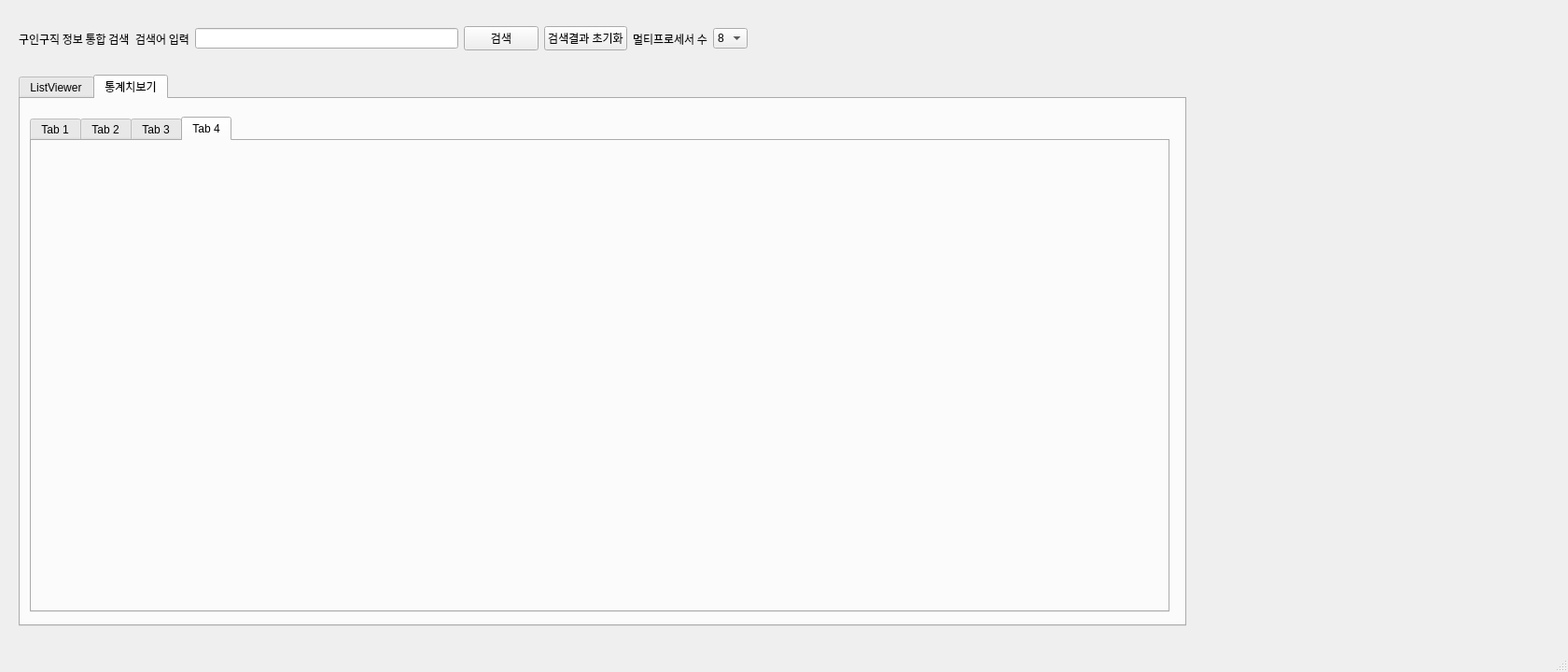
<?xml version="1.0" encoding="UTF-8"?>
<ui version="4.0">
 <class>MainWindow</class>
 <widget class="QMainWindow" name="MainWindow">
  <property name="geometry">
   <rect>
    <x>0</x>
    <y>0</y>
    <width>1680</width>
    <height>720</height>
   </rect>
  </property>
  <property name="windowTitle">
   <string>JobScraperGUI</string>
  </property>
  <widget class="QWidget" name="centralwidget">
   <widget class="QTabWidget" name="tabWidget">
    <property name="geometry">
     <rect>
      <x>20</x>
      <y>80</y>
      <width>1251</width>
      <height>591</height>
     </rect>
    </property>
    <property name="currentIndex">
     <number>1</number>
    </property>
    <widget class="QWidget" name="ListViewer">
     <attribute name="title">
      <string>ListViewer</string>
     </attribute>
     <widget class="QTableView" name="ShowingCSV">
      <property name="geometry">
       <rect>
        <x>0</x>
        <y>0</y>
        <width>1241</width>
        <height>551</height>
       </rect>
      </property>
     </widget>
    </widget>
    <widget class="QWidget" name="Statics">
     <attribute name="title">
      <string>통계치보기</string>
     </attribute>
     <widget class="QWidget" name="verticalLayoutWidget">
      <property name="geometry">
       <rect>
        <x>10</x>
        <y>19</y>
        <width>1221</width>
        <height>531</height>
       </rect>
      </property>
      <layout class="QVBoxLayout" name="verticalLayout">
       <item>
        <widget class="QTabWidget" name="Tab4">
         <property name="currentIndex">
          <number>3</number>
         </property>
         <widget class="QWidget" name="tab_1">
          <attribute name="title">
           <string>Tab 1</string>
          </attribute>
          <widget class="QWidget" name="verticalLayoutWidget_2">
           <property name="geometry">
            <rect>
             <x>0</x>
             <y>0</y>
             <width>1211</width>
             <height>501</height>
            </rect>
           </property>
           <layout class="QVBoxLayout" name="verticalLayout_2">
            <item>
             <layout class="QVBoxLayout" name="graph_vertical"/>
            </item>
            <item>
             <widget class="QLabel" name="tab1_label1">
              <property name="text">
               <string/>
              </property>
             </widget>
            </item>
           </layout>
          </widget>
         </widget>
         <widget class="QWidget" name="tab_2">
          <attribute name="title">
           <string>Tab 2</string>
          </attribute>
          <widget class="QWidget" name="verticalLayoutWidget_4">
           <property name="geometry">
            <rect>
             <x>9</x>
             <y>9</y>
             <width>1191</width>
             <height>481</height>
            </rect>
           </property>
           <layout class="QVBoxLayout" name="verticalLayout_4">
            <item>
             <layout class="QVBoxLayout" name="verticalLayout_7">
              <item>
               <layout class="QVBoxLayout" name="verticalLayout_8">
                <item>
                 <layout class="QVBoxLayout" name="graph_vertical_tap2"/>
                </item>
                <item>
                 <widget class="QLabel" name="tab2_label1">
                  <property name="minimumSize">
                   <size>
                    <width>1185</width>
                    <height>0</height>
                   </size>
                  </property>
                  <property name="text">
                   <string/>
                  </property>
                 </widget>
                </item>
               </layout>
              </item>
             </layout>
            </item>
           </layout>
          </widget>
         </widget>
         <widget class="QWidget" name="tab_3">
          <attribute name="title">
           <string>Tab 3</string>
          </attribute>
          <widget class="QWidget" name="verticalLayoutWidget_5">
           <property name="geometry">
            <rect>
             <x>10</x>
             <y>10</y>
             <width>1181</width>
             <height>471</height>
            </rect>
           </property>
           <layout class="QVBoxLayout" name="verticalLayout_5">
            <item>
             <layout class="QVBoxLayout" name="graph_vertical_tap3"/>
            </item>
            <item>
             <widget class="QLabel" name="tab3_label1">
              <property name="text">
               <string/>
              </property>
             </widget>
            </item>
           </layout>
          </widget>
         </widget>
         <widget class="QWidget" name="tab_4">
          <attribute name="title">
           <string>Tab 4</string>
          </attribute>
          <widget class="QWidget" name="verticalLayoutWidget_6">
           <property name="geometry">
            <rect>
             <x>10</x>
             <y>10</y>
             <width>1181</width>
             <height>471</height>
            </rect>
           </property>
           <layout class="QVBoxLayout" name="verticalLayout_6">
            <item>
             <layout class="QVBoxLayout" name="verticalLayout_10">
              <item>
               <layout class="QVBoxLayout" name="graph_vertical_tap4"/>
              </item>
              <item>
               <widget class="QLabel" name="tab4_label1">
                <property name="minimumSize">
                 <size>
                  <width>1177</width>
                  <height>0</height>
                 </size>
                </property>
                <property name="maximumSize">
                 <size>
                  <width>1177</width>
                  <height>16777215</height>
                 </size>
                </property>
                <property name="text">
                 <string/>
                </property>
               </widget>
              </item>
             </layout>
            </item>
           </layout>
          </widget>
         </widget>
        </widget>
       </item>
      </layout>
     </widget>
    </widget>
   </widget>
   <widget class="QWidget" name="horizontalLayoutWidget">
    <property name="geometry">
     <rect>
      <x>20</x>
      <y>0</y>
      <width>781</width>
      <height>83</height>
     </rect>
    </property>
    <layout class="QHBoxLayout" name="horizontalLayout">
     <item>
      <widget class="QLabel" name="label">
       <property name="font">
        <font>
         <family>Nanum Gothic</family>
        </font>
       </property>
       <property name="text">
        <string>구인구직 정보 통합 검색</string>
       </property>
      </widget>
     </item>
     <item>
      <widget class="QLabel" name="label_2">
       <property name="font">
        <font>
         <family>Nanum Gothic</family>
        </font>
       </property>
       <property name="text">
        <string>검색어 입력</string>
       </property>
      </widget>
     </item>
     <item>
      <widget class="QLineEdit" name="search_keyword_lineEdit"/>
     </item>
     <item>
      <widget class="QPushButton" name="search_button">
       <property name="text">
        <string>검색</string>
       </property>
      </widget>
     </item>
     <item>
      <widget class="QPushButton" name="pushButton">
       <property name="text">
        <string>검색결과 초기화</string>
       </property>
      </widget>
     </item>
     <item>
      <widget class="QLabel" name="label_3">
       <property name="font">
        <font>
         <family>Nanum Gothic</family>
        </font>
       </property>
       <property name="text">
        <string>멀티프로세서 수</string>
       </property>
      </widget>
     </item>
     <item>
      <widget class="QComboBox" name="multiProcess">
       <item>
        <property name="text">
         <string>8</string>
        </property>
       </item>
       <item>
        <property name="text">
         <string>1</string>
        </property>
       </item>
       <item>
        <property name="text">
         <string>2</string>
        </property>
       </item>
       <item>
        <property name="text">
         <string>3</string>
        </property>
       </item>
       <item>
        <property name="text">
         <string>4</string>
        </property>
       </item>
       <item>
        <property name="text">
         <string>5</string>
        </property>
       </item>
       <item>
        <property name="text">
         <string>6</string>
        </property>
       </item>
       <item>
        <property name="text">
         <string>7</string>
        </property>
       </item>
      </widget>
     </item>
    </layout>
   </widget>
   <widget class="QWidget" name="verticalLayoutWidget_3">
    <property name="geometry">
     <rect>
      <x>810</x>
      <y>0</y>
      <width>160</width>
      <height>80</height>
     </rect>
    </property>
    <layout class="QVBoxLayout" name="verticalLayout_3">
     <item>
      <widget class="QLabel" name="TimerView">
       <property name="font">
        <font>
         <family>Nanum Gothic</family>
        </font>
       </property>
       <property name="text">
        <string/>
       </property>
      </widget>
     </item>
    </layout>
   </widget>
  </widget>
  <widget class="QStatusBar" name="statusbar"/>
 </widget>
 <resources/>
 <connections/>
</ui>
